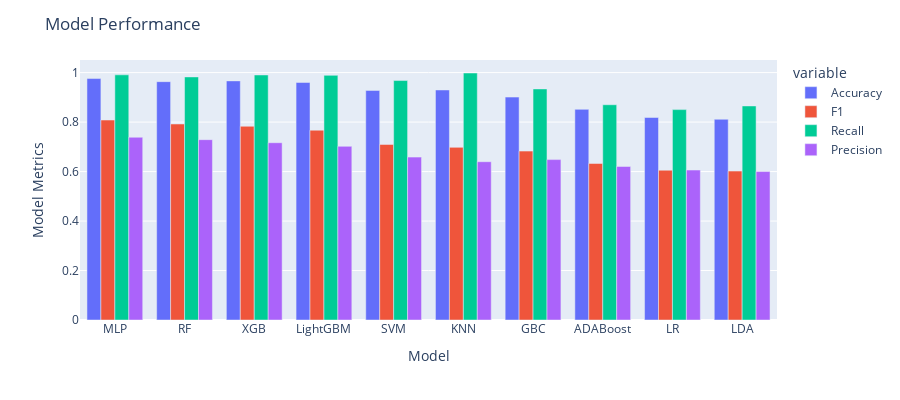

Notebook source saved alongside this figure:
### Code cell
import plotly.express as px
df = px.data.tips()
fig = px.bar(result_df, x="Model", y=['Accuracy','F1','Recall','Precision'], barmode='group',
             height=400)

fig.update_yaxes(title_text="Model Metrics")
fig.update_layout(
    title_text="Model Performance"
)
fig.show()

### Figure 1 — Plotly figure (JSON) as saved in the notebook; plotly's stock layout.template omitted (floating-point values rounded to 4 significant figures)
{"data": [{"alignmentgroup": "True", "hovertemplate": "variable=Accuracy<br>Model=%{x}<br>value=%{y}<extra></extra>", "legendgroup": "Accuracy", "marker": {"color": "#636efa"}, "name": "Accuracy", "offsetgroup": "Accuracy", "orientation": "v", "showlegend": true, "textposition": "auto", "type": "bar", "x": ["MLP", "RF", "XGB", "LightGBM", "SVM", "KNN", "GBC", "ADABoost", "LR", "LDA"], "xaxis": "x", "y": [0.976, 0.9634, 0.9666, 0.9602, 0.928, 0.9299, 0.9011, 0.8515, 0.8186, 0.8114], "yaxis": "y"}, {"alignmentgroup": "True", "hovertemplate": "variable=F1<br>Model=%{x}<br>value=%{y}<extra></extra>", "legendgroup": "F1", "marker": {"color": "#EF553B"}, "name": "F1", "offsetgroup": "F1", "orientation": "v", "showlegend": true, "textposition": "auto", "type": "bar", "x": ["MLP", "RF", "XGB", "LightGBM", "SVM", "KNN", "GBC", "ADABoost", "LR", "LDA"], "xaxis": "x", "y": [0.8082, 0.7923, 0.7831, 0.7672, 0.7096, 0.6978, 0.6827, 0.6327, 0.6054, 0.6019], "yaxis": "y"}, {"alignmentgroup": "True", "hovertemplate": "variable=Recall<br>Model=%{x}<br>value=%{y}<extra></extra>", "legendgroup": "Recall", "marker": {"color": "#00cc96"}, "name": "Recall", "offsetgroup": "Recall", "orientation": "v", "showlegend": true, "textposition": "auto", "type": "bar", "x": ["MLP", "RF", "XGB", "LightGBM", "SVM", "KNN", "GBC", "ADABoost", "LR", "LDA"], "xaxis": "x", "y": [0.991, 0.9826, 0.9905, 0.9889, 0.9679, 0.9985, 0.9341, 0.8702, 0.8504, 0.8653], "yaxis": "y"}, {"alignmentgroup": "True", "hovertemplate": "variable=Precision<br>Model=%{x}<br>value=%{y}<extra></extra>", "legendgroup": "Precision", "marker": {"color": "#ab63fa"}, "name": "Precision", "offsetgroup": "Precision", "orientation": "v", "showlegend": true, "textposition": "auto", "type": "bar", "x": ["MLP", "RF", "XGB", "LightGBM", "SVM", "KNN", "GBC", "ADABoost", "LR", "LDA"], "xaxis": "x", "y": [0.7387, 0.729, 0.7166, 0.702, 0.6585, 0.6399, 0.6484, 0.6206, 0.6061, 0.6], "yaxis": "y"}], "layout": {"barmode": "group", "height": 400, "legend": {"title": {"text": "variable"}, "tracegroupgap": 0}, "margin": {"t": 60}, "title": {"text": "Model Performance"}, "xaxis": {"anchor": "y", "domain": [0, 1], "title": {"text": "Model"}}, "yaxis": {"anchor": "x", "domain": [0, 1], "title": {"text": "Model Metrics"}}}}
